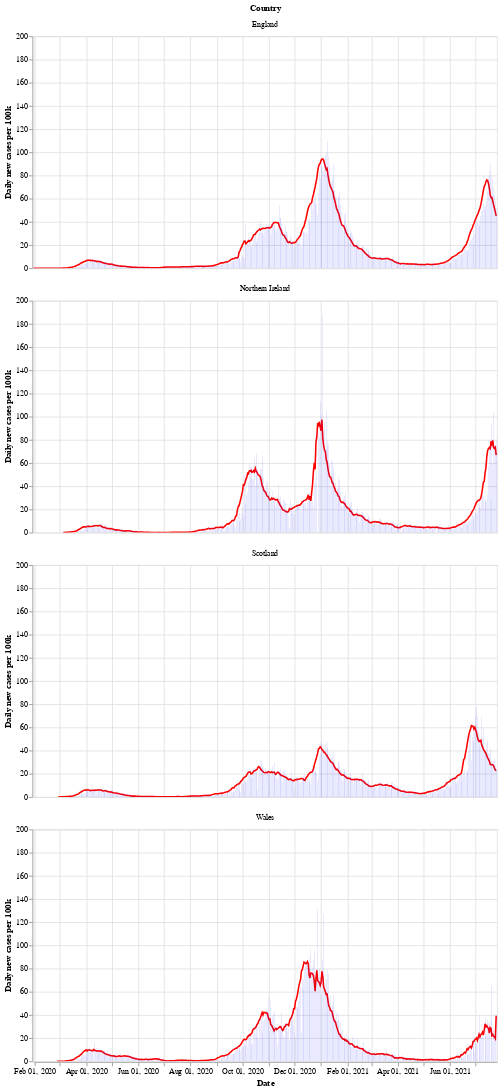

Source (notebook cell):
### Markdown cell above
Next is a bar chart of the number of new cases in each country (per 100k population), with the 7 day moving average of cases. Again we see that Wales saw a longer period of raising and falling cases compared to the other countries.

After a period of cases falling, each nation is now seeing a rise in the number of cases - especially in Wales.

### Code cell
# collapse
bars = alt.Chart(uk_cases).mark_bar().encode(
    x=alt.X("yearmonthdate(date):T", axis=alt.Axis(title='Date')),
    y=alt.Y("newCasesRate:Q", axis=alt.Axis(title='Daily new cases per 100k')),
    tooltip='newCasesRate',
    color=alt.condition(
        alt.datum.dailyChange > 0,
        alt.value("orange"),  # The positive color
        alt.value("blue")  # The negative color
    )
).properties(title='New cases per 100k population with rolling 7 day average', width=600).interactive()
line = alt.Chart(uk_cases).mark_line(
    color='red',
    size=2,
).transform_window(
    rolling_mean='mean(newCasesRate)',
    frame=[0, 7],
    groupby=['areaName']
).encode(
    x='yearmonthdate(date):T',
    y='rolling_mean:Q'
)
alt.layer(line, bars, data=uk_cases).facet(alt.Row('areaName', title='Country'), columns=1)

### Figure 1 — Vega-Lite specification as saved in the notebook (floating-point values rounded to 4 significant figures; data arrays with more than 128 entries replaced by an {"elided": "..."} marker saying what was removed)
{"config": {"view": {"continuousWidth": 400, "continuousHeight": 300}}, "data": {"name": "data-11841a543e5805bd3eb5276f2e6caefe"}, "facet": {"type": "nominal", "field": "areaName", "title": "Country"}, "spec": {"layer": [{"mark": {"type": "line", "color": "red", "size": 2}, "encoding": {"x": {"type": "temporal", "field": "date", "timeUnit": "yearmonthdate"}, "y": {"type": "quantitative", "field": "rolling_mean"}}, "transform": [{"window": [{"op": "mean", "field": "newCasesRate", "as": "rolling_mean"}], "frame": [0, 7], "groupby": ["areaName"]}]}, {"mark": "bar", "encoding": {"color": {"condition": {"value": "orange", "test": "(datum.dailyChange > 0)"}, "value": "blue"}, "tooltip": {"type": "quantitative", "field": "newCasesRate"}, "x": {"type": "temporal", "axis": {"title": "Date"}, "field": "date", "timeUnit": "yearmonthdate"}, "y": {"type": "quantitative", "axis": {"title": "Daily new cases per 100k"}, "field": "newCasesRate"}}, "selection": {"selector002": {"type": "interval", "bind": "scales", "encodings": ["x", "y"]}}, "title": "New cases per 100k population with rolling 7 day average", "width": 600}]}, "columns": 1, "$schema": "https://vega.github.io/schema/vega-lite/v4.8.1.json", "datasets": {"data-11841a543e5805bd3eb5276f2e6caefe": {"elided": "2080 records"}}}
